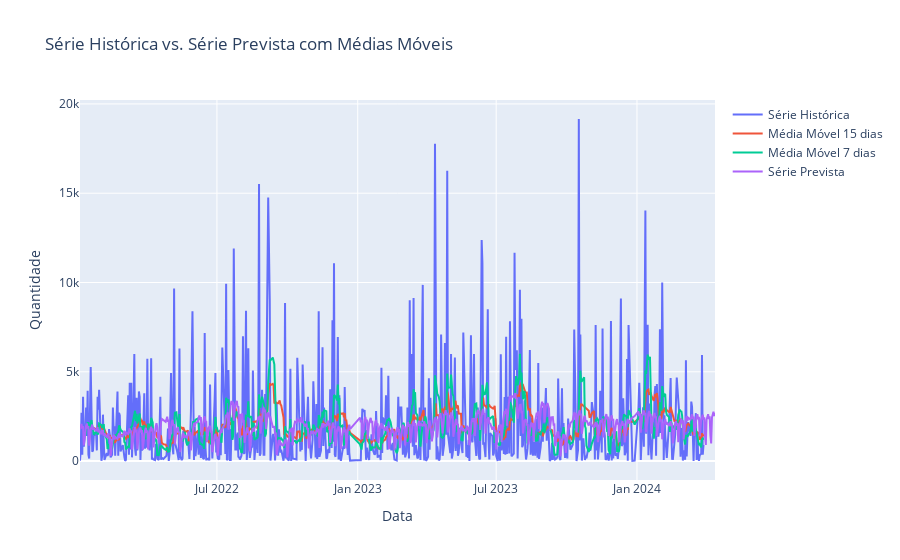

This figure's notebook cell:
### Code cell
import plotly.graph_objects as go
import pandas as pd
from prophet import Prophet

# Renomear as colunas de acordo com o formato esperado pelo Prophet
df_filtrado_prophet = df_filtrado[['data', 'quantidade']].copy()
df_filtrado_prophet.columns = ['ds', 'y']

# Verificar e remover datas duplicadas na série histórica
df_filtrado_prophet = df_filtrado_prophet[~df_filtrado_prophet.duplicated(subset='ds')]

# Inicializar o modelo Prophet
model_prophet = Prophet()

# Ajustar o modelo aos dados históricos
model_prophet.fit(df_filtrado_prophet)

# Criar um DataFrame com as datas dos próximos 15 dias para a previsão
future_dates = model_prophet.make_future_dataframe(periods=15)

# Fazer a previsão para os próximos 15 dias
forecast = model_prophet.predict(future_dates)

# Adicionar 15 dias ao último ponto de dados observado para prorrogar as médias móveis
last_date = df_filtrado_prophet['ds'].max()
future_dates_mm = pd.date_range(start=last_date + pd.DateOffset(days=1), periods=15)

# Calcular as médias móveis de 15 e 7 dias para todo o período, incluindo os 15 dias a mais
df_filtrado_prophet_extended = pd.concat([df_filtrado_prophet, pd.DataFrame({'ds': future_dates_mm})])
df_filtrado_prophet_extended['MM15'] = df_filtrado_prophet_extended['y'].rolling(window=15).mean()
df_filtrado_prophet_extended['MM7'] = df_filtrado_prophet_extended['y'].rolling(window=7).mean()

# Criar um gráfico de linha com Plotly
fig = go.Figure()

# Adicionar a série histórica
fig.add_trace(go.Scatter(x=df_filtrado_prophet_extended['ds'], y=df_filtrado_prophet_extended['y'], mode='lines', name='Série Histórica'))

# Adicionar a média móvel de 15 dias
fig.add_trace(go.Scatter(x=df_filtrado_prophet_extended['ds'], y=df_filtrado_prophet_extended['MM15'], mode='lines', name='Média Móvel 15 dias'))

# Adicionar a média móvel de 7 dias
fig.add_trace(go.Scatter(x=df_filtrado_prophet_extended['ds'], y=df_filtrado_prophet_extended['MM7'], mode='lines', name='Média Móvel 7 dias'))

# Adicionar a série prevista
fig.add_trace(go.Scatter(x=forecast['ds'], y=forecast['yhat'], mode='lines', name='Série Prevista'))

# Adicionar layout e título
fig.update_layout(title='Série Histórica vs. Série Prevista com Médias Móveis', xaxis_title='Data', yaxis_title='Quantidade')

# Mostrar o gráfico
fig.show()

### Figure 1 — Plotly figure (JSON) as saved in the notebook; plotly's stock layout.template omitted (floating-point values rounded to 4 significant figures; data arrays with more than 128 entries replaced by an {"elided": "..."} marker saying what was removed)
{"data": [{"mode": "lines", "name": "Série Histórica", "type": "scatter", "x": {"elided": "658 str values"}, "y": {"elided": "658 int values"}}, {"mode": "lines", "name": "Média Móvel 15 dias", "type": "scatter", "x": {"elided": "658 str values"}, "y": {"elided": "658 float values"}}, {"mode": "lines", "name": "Média Móvel 7 dias", "type": "scatter", "x": {"elided": "658 str values"}, "y": {"elided": "658 float values"}}, {"mode": "lines", "name": "Série Prevista", "type": "scatter", "x": {"elided": "658 str values"}, "y": {"elided": "658 float values"}}], "layout": {"title": {"text": "Série Histórica vs. Série Prevista com Médias Móveis"}, "xaxis": {"title": {"text": "Data"}}, "yaxis": {"title": {"text": "Quantidade"}}}}
